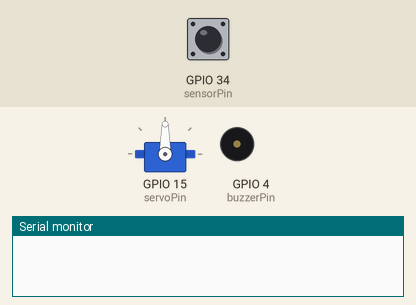
A sketch run on a simulated ESP32. Parts: servo, buzzer (waves = sounding, pin HIGH), the last lines printed to the serial monitor. Inputs (shaded band) come from the test bench; at power-on: GPIO 34 (sensorPin) HIGH.

Above: at 1.2 s.
1.3 s: GPIO 34 (sensorPin) driven LOW
At 1.4 s:
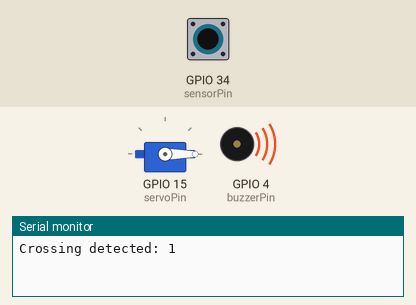
3.0 s: GPIO 34 (sensorPin) pulsed HIGH 5 times (0.12 s each, 0.3 s apart)
At 3.22 s:
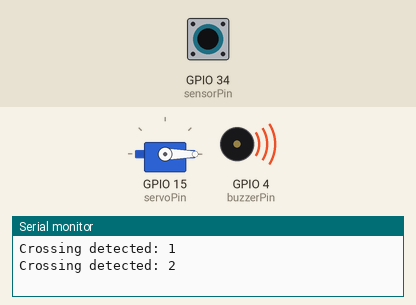
Timing chart, 0 to 6.0 s (numbered marks = the images above; inputs shaded):
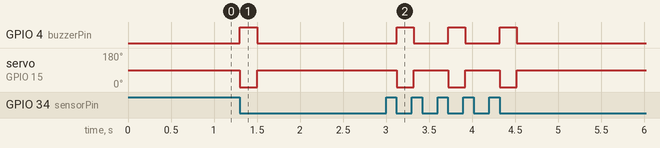

The sketch:

sketch_sep2b.ino
```cpp
#include <Arduino.h>
#include <ESP32Servo.h>

// Pins
int sensorPin = 34;     // IR sensor output pin
int buzzerPin = 4;      // Buzzer pin
int servoPin  = 15;     // Servo control pin

// Variables
int count = 0;          // number of oscillations
int crossings = 0;      // number of sensor triggers
int lastState = HIGH;   // store last sensor state

// Servo object
Servo myServo;

// ------------------ Sensor Task ------------------
void SensorTask(void *parameter) {
  for (;;) {
    int sensorValue = digitalRead(sensorPin);

    // Detect change: HIGH -> LOW (pendulum crossing)
    if (lastState == HIGH && sensorValue == LOW) {
      if (crossings == 25) {
        crossings = 0;
        count = 0;
      }

      crossings++;
      Serial.print("Crossing detected: ");
      Serial.println(crossings);

      // Buzz + rotate servo
      digitalWrite(buzzerPin, HIGH);
      myServo.write(0);      // Move to 0 degrees
      vTaskDelay(200 / portTICK_PERIOD_MS);

      digitalWrite(buzzerPin, LOW);
      myServo.write(90);     // Move to 90 degrees
      vTaskDelay(200 / portTICK_PERIOD_MS);

      // Every 2 crossings = 1 oscillation
      if (crossings % 2 == 0) {
        count++;
        Serial.print("Oscillations: ");
        Serial.println(count);
      }
    }

    lastState = sensorValue;
    vTaskDelay(10 / portTICK_PERIOD_MS); // small delay
  }
}

// ------------------ Setup ------------------
void setup() {
  Serial.begin(115200);
  pinMode(sensorPin, INPUT);
  pinMode(buzzerPin, OUTPUT);

  // Attach servo
  myServo.attach(servoPin, 500, 2400); // 500–2400 µs pulse range
  myServo.write(90); // start centered

  // Create FreeRTOS task
  xTaskCreatePinnedToCore(SensorTask, "Sensor Task", 4096, NULL, 1, NULL, 1);
}

void loop() {
  // Empty — FreeRTOS handles tasks
}
```

Measured:
- after the input at 1.3 s, GPIO 4 (buzzerPin): LOW → HIGH at once, → LOW 0.20 s later; servo on GPIO 15 (servoPin): 90° → 0° at once, → 90° 0.20 s later
- after the input at 3.0 s, GPIO 4 (buzzerPin): alternates HIGH for 0.20 s and LOW for 0.40 s, 6 changes in all, then stays LOW, starting after 0.12 s; servo on GPIO 15 (servoPin): alternates 90° for 0.40 s and 0° for 0.20 s, 6 changes in all, then stays 90°, starting after 0.12 s
